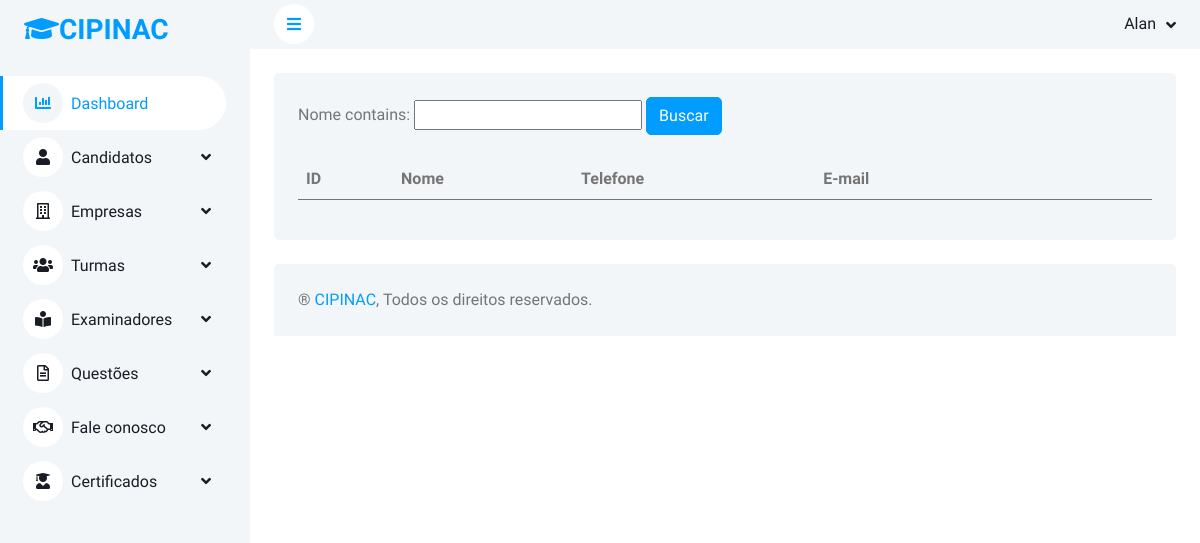
Page /buscar/examinador (signed in) on the earlier database version.
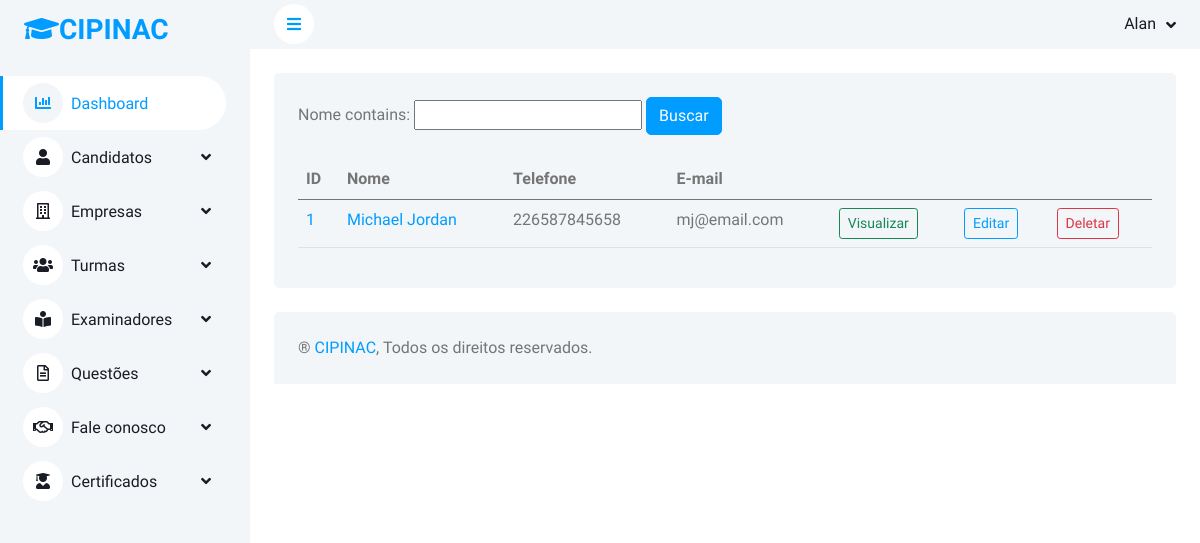
Same page on the later database version.
### alunos/models.py (models this page shows, shortened)
class Examinador(models.Model):
    nome = models.CharField(max_length=50)
    telefone = models.CharField(max_length=50, null=True, blank=True)
    email = models.EmailField(max_length=50, null=True, blank=True)
    observacoes = models.TextField(null=True, blank=True)

### alunos/views.py (the view)
# urls.py: path('buscar/examinador',views.view_examinador, name="view_examinador"),
@login_required(login_url='index')
def view_examinador(request):
    object_list = Examinador.objects.all()
    examinador_list = ExaminadorFilter(request.GET, queryset=object_list)
    context = {
        'object_list': object_list,
        'filter': examinador_list,
    }
    return render(request, 'view-examinador.html', context)

### templates/view-examinador.html (shortened to what this page needs)
{% extends 'base.html' %}
{% load widget_tweaks %}
{% load static %}
{% block content %}
                    <div class="container-fluid pt-4 px-4">
                        <div class="bg-light rounded h-100 p-4">
                            <form method="get">
                                {{filter.form}}
                                <input type="submit"  class="btn btn-primary" value="Buscar">
                            </form></br>
                        <div class="table-responsive">
                    <table class="table">
                    <thead>
                        <tr>
                            <th>ID</th>
                            <th>Nome</th>
                            <th>Telefone</th>
                            <th>E-mail</th>
                            <th></th>
                            <th></th>
                            <th></th>
                        </tr>
                    </thead>
                    <tbody>
                        {% for examinador in filter.qs %}
                        <tr>
                            <td>
                                <a href="">
                                    {{examinador.id}}
                                </a>
                            </td>
                                <td>
                                    <a href="">
                                        {{examinador.nome}}
                                    </a>
                                </td>
                                <td>
                                    {{examinador.telefone}}
                                </td>
                                <td>
                                    {{examinador.email}}
                                </td>
                            <td>
                                <a href="{% url 'visualizar_examinador' examinador.id %}">
                                    <input type="submit" class="btn btn-outline-success btn-sm" value="Visualizar">
                                </a>
                            </td>
                            <td>
                                <a href="{% url 'update_examinador' examinador.id %}">
                                    <input type="submit" class="btn btn-outline-primary btn-sm" value="Editar">
                                </a>
                            </td>
                            <td>
                                <a href="{% url 'delete_examinador' examinador.id %}">
                                    <input type="submit" class="btn btn-outline-danger btn-sm" value="Deletar">
                                </a>
                            </td>
                        </tr>
                        {% endfor %}
                    </tbody>
                </table>
                         </div>
                     </div>
                 </div>
{% endblock %}

Differences in the rows shown:
added Examinador: id "1", nome "Michael Jordan", telefone "226587845658", email "mj@email.com"
